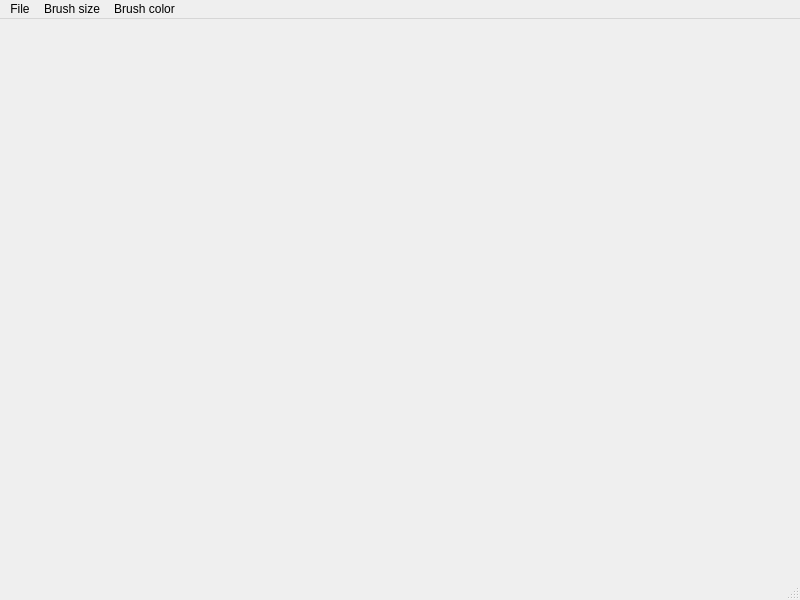
<?xml version="1.0" encoding="UTF-8"?>
<ui version="4.0">
 <class>MainWindow</class>
 <widget class="QMainWindow" name="MainWindow">
  <property name="geometry">
   <rect>
    <x>0</x>
    <y>0</y>
    <width>800</width>
    <height>600</height>
   </rect>
  </property>
  <property name="windowTitle">
   <string>MainWindow</string>
  </property>
  <widget class="QWidget" name="centralwidget"/>
  <widget class="QMenuBar" name="menubar">
   <property name="geometry">
    <rect>
     <x>0</x>
     <y>0</y>
     <width>800</width>
     <height>26</height>
    </rect>
   </property>
   <widget class="QMenu" name="menuFile">
    <property name="title">
     <string>File</string>
    </property>
    <addaction name="actionSave"/>
    <addaction name="actionClear"/>
   </widget>
   <widget class="QMenu" name="menuBrush_size">
    <property name="title">
     <string>Brush size</string>
    </property>
    <addaction name="action3px"/>
    <addaction name="action5px"/>
    <addaction name="action7px"/>
    <addaction name="action9px"/>
   </widget>
   <widget class="QMenu" name="menuBrush_color">
    <property name="title">
     <string>Brush color</string>
    </property>
    <addaction name="actionRed"/>
    <addaction name="actionBlue"/>
    <addaction name="actionGreen"/>
    <addaction name="actionWhite"/>
    <addaction name="actionBlack"/>
   </widget>
   <addaction name="menuFile"/>
   <addaction name="menuBrush_size"/>
   <addaction name="menuBrush_color"/>
  </widget>
  <widget class="QStatusBar" name="statusbar"/>
  <action name="actionSave">
   <property name="text">
    <string>Save</string>
   </property>
  </action>
  <action name="actionClear">
   <property name="text">
    <string>Clear</string>
   </property>
  </action>
  <action name="action3px">
   <property name="text">
    <string>3px</string>
   </property>
  </action>
  <action name="action5px">
   <property name="text">
    <string>5px</string>
   </property>
  </action>
  <action name="action7px">
   <property name="text">
    <string>7px</string>
   </property>
  </action>
  <action name="action9px">
   <property name="text">
    <string>9px</string>
   </property>
  </action>
  <action name="actionRed">
   <property name="text">
    <string>Red</string>
   </property>
  </action>
  <action name="actionBlue">
   <property name="text">
    <string>Blue</string>
   </property>
  </action>
  <action name="actionGreen">
   <property name="text">
    <string>Green</string>
   </property>
  </action>
  <action name="actionWhite">
   <property name="text">
    <string>White</string>
   </property>
  </action>
  <action name="actionBlack">
   <property name="text">
    <string>Black</string>
   </property>
  </action>
 </widget>
 <resources/>
 <connections/>
</ui>
